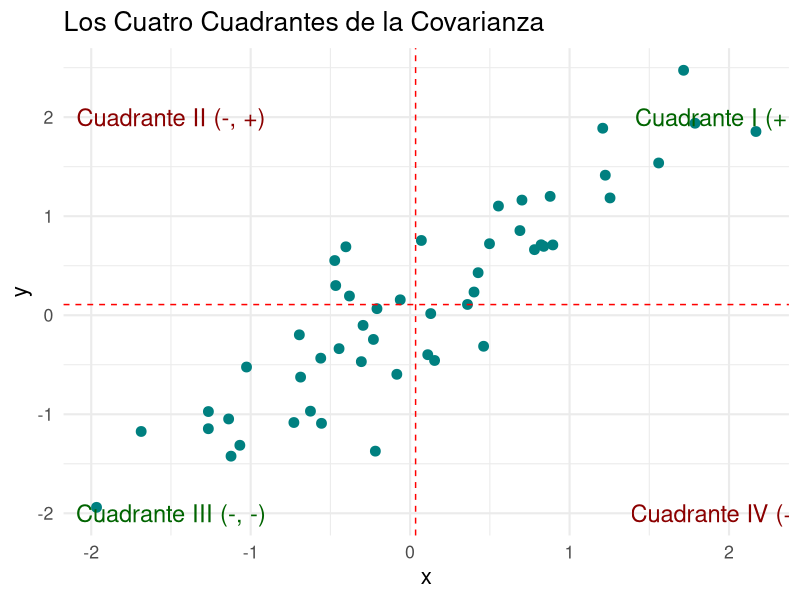
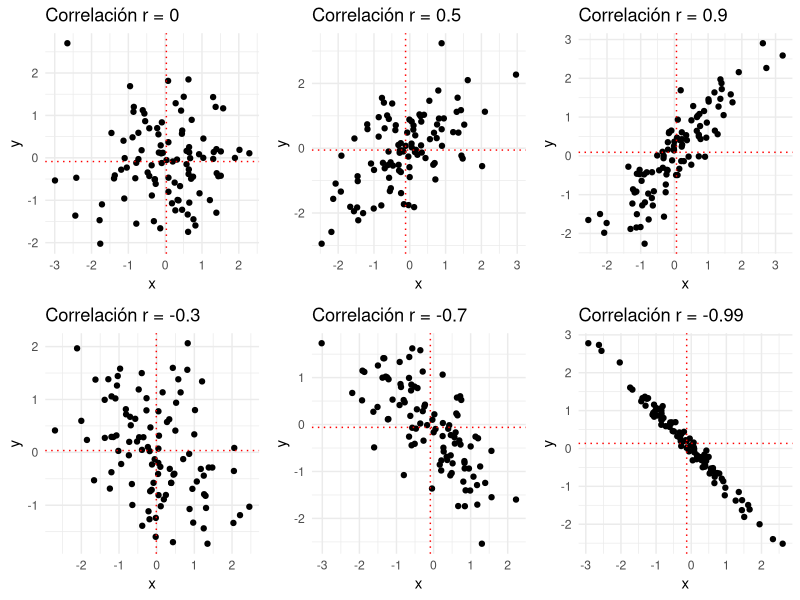
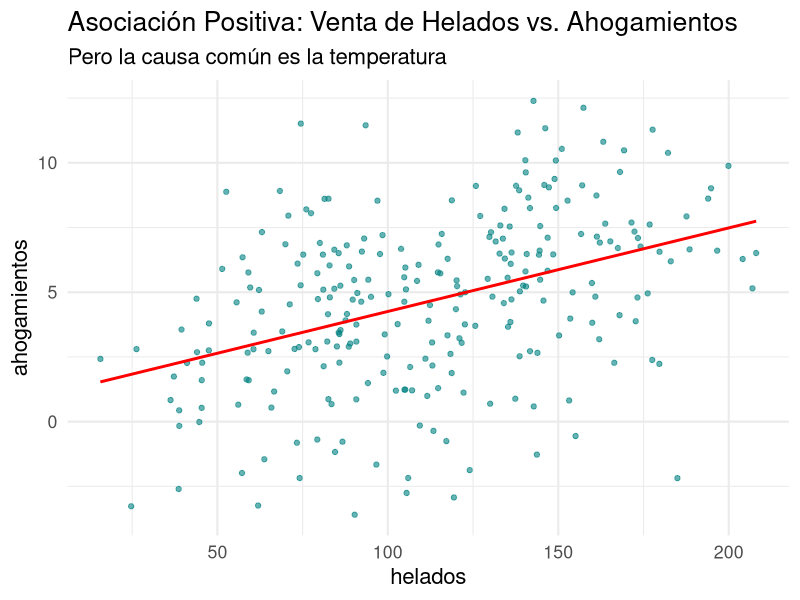
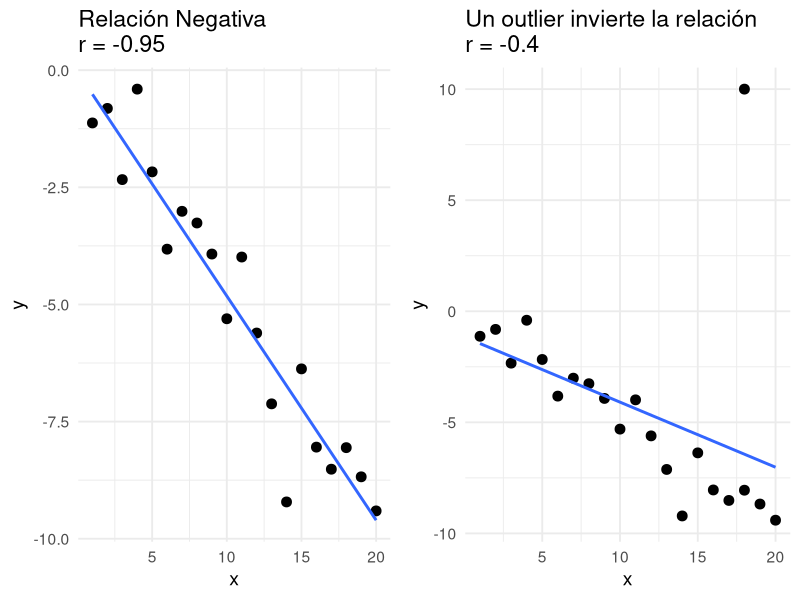
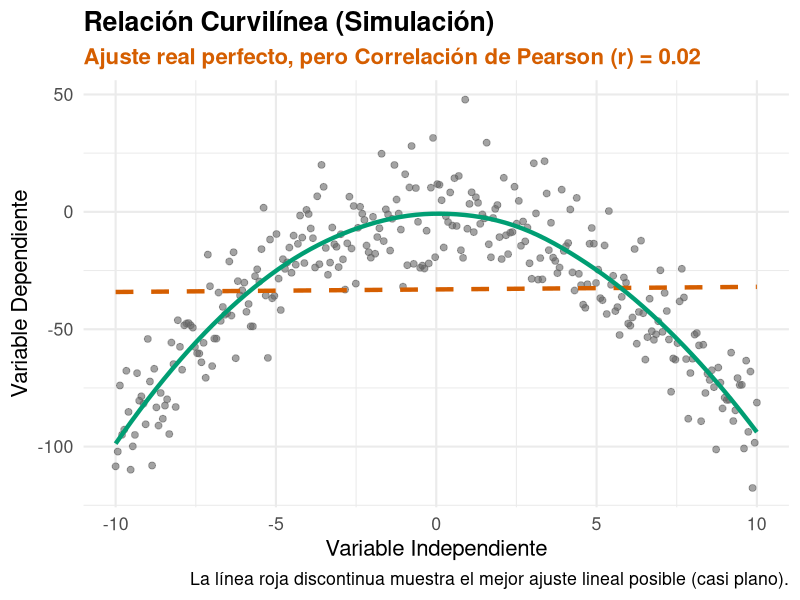

Here is the R script that generated these plots, in order:
## ---- chunk 1
library(tidyverse)
set.seed(123)
datos_cov <- tibble(x = rnorm(50), y = x + rnorm(50, 0, 0.5))
mean_x <- mean(datos_cov$x)
mean_y <- mean(datos_cov$y)
ggplot(datos_cov, aes(x, y)) +
  geom_point(size=3, color="#008080") +
  geom_vline(xintercept = mean_x, color = "red", linetype = "dashed") +
  geom_hline(yintercept = mean_y, color = "red", linetype = "dashed") +
  annotate("text", x = 2, y = 2, label = "Cuadrante I (+, +)", color = "darkgreen", size=6) +
  annotate("text", x = -1.5, y = 2, label = "Cuadrante II (-, +)", color = "darkred", size=6) +
  annotate("text", x = -1.5, y = -2, label = "Cuadrante III (-, -)", color = "darkgreen", size=6) +
  annotate("text", x = 2, y = -2, label = "Cuadrante IV (+, -)", color = "darkred", size=6) +
  labs(title="Los Cuatro Cuadrantes de la Covarianza") +
  theme_minimal(base_size=16)
## ---- chunk 2


library(ggplot2)
library(gridExtra)
# Función para crear un conjunto de datos con una correlación específica
crear_datos <- function(n, cor) {
  x <- rnorm(n)
  y <- cor * x + sqrt(1 - cor^2) * rnorm(n)
  data.frame(x = x, y = y)
}

# Crear seis conjuntos de datos con diferentes correlaciones
set.seed(42)
datos_0 <- crear_datos(100, 0)
datos_neg03 <- crear_datos(100, -0.3)
datos_pos05 <- crear_datos(100, 0.5)
datos_neg07 <- crear_datos(100, -0.7)
datos_pos09 <- crear_datos(100, 0.9)
datos_neg099 <- crear_datos(100, -0.99)

# Función para crear gráficos con líneas de la media
crear_grafico <- function(data, title) {
  ggplot(data, aes(x = x, y = y)) + 
    geom_point() + 
    geom_vline(xintercept = mean(data$x), color = "red", linetype = "dotted") +  # Línea vertical para la media de x
    geom_hline(yintercept = mean(data$y), color = "red", linetype = "dotted") +  # Línea horizontal para la media de y
    labs(title = title) + 
    theme_minimal()
}

# Crear los gráficos individuales con líneas de la media
g0 <- crear_grafico(datos_0, "Correlación r = 0")
g_neg03 <- crear_grafico(datos_neg03, "Correlación r = -0.3")
g_pos05 <- crear_grafico(datos_pos05, "Correlación r = 0.5")
g_neg07 <- crear_grafico(datos_neg07, "Correlación r = -0.7")
g_pos09 <- crear_grafico(datos_pos09, "Correlación r = 0.9")
g_neg099 <- crear_grafico(datos_neg099, "Correlación r = -0.99")

# Organizar los gráficos en una cuadrícula 2x3
grid.arrange(g0,g_pos05, g_pos09,g_neg03, g_neg07, g_neg099, ncol = 3)


## ---- chunk 3
# Datos simulados para el ejemplo
set.seed(123)
datos_esp <- tibble(
  temperatura = rep(10:35, each=10),
  helados = temperatura * 5 + rnorm(260, 0, 20),
  ahogamientos = temperatura * 0.2 + rnorm(260, 0, 3)
)
ggplot(datos_esp, aes(x = helados, y = ahogamientos)) +
  geom_point(color = "#008080", alpha=0.6) +
  geom_smooth(method="lm", color="red", se=FALSE) +
  labs(title="Asociación Positiva: Venta de Helados vs. Ahogamientos",
       subtitle="Pero la causa común es la temperatura") +
  theme_minimal(base_size=16)
## ---- chunk 4
set.seed(1)
datos_outlier <- tibble(x = 1:20, y = -0.5*x + rnorm(20))
r1 <- cor(datos_outlier$x, datos_outlier$y)
p1 <- ggplot(datos_outlier, aes(x,y)) + geom_point(size=3) + geom_smooth(method="lm", se=F) + labs(title=paste("Relación Negativa\nr =", round(r1,2))) + theme_minimal(base_size=14)

datos_outlier_mod <- bind_rows(datos_outlier, tibble(x=18, y=10))
r2 <- cor(datos_outlier_mod$x, datos_outlier_mod$y)
p2 <- ggplot(datos_outlier_mod, aes(x,y)) + geom_point(size=3) + geom_smooth(method="lm", se=F) + labs(title=paste("Un outlier invierte la relación\nr =", round(r2,2))) + theme_minimal(base_size=14)

gridExtra::grid.arrange(p1, p2, ncol = 2)
## ---- chunk 5

library(tidyverse)

# 1. GENERACIÓN DE DATOS SINTÉTICOS (ESQUEMÁTICOS)
set.seed(123) # Semilla para reproducibilidad

datos_simulados <- tibble(
  x = seq(-10, 10, length.out = 300),
  # Creamos una relación cuadrática perfecta (y = -x^2) + un poco de ruido normal
  y = -x^2 + rnorm(300, mean = 0, sd = 15) 
)

# Calculamos la correlación para mostrarla en el gráfico
cor_pearson <- cor(datos_simulados$x, datos_simulados$y)

# 2. VISUALIZACIÓN
ggplot(datos_simulados, aes(x = x, y = y)) +
  # Puntos de los datos
  geom_point(alpha = 0.6, color = "grey40", size = 2) +
  
  # A. Lo que ve Pearson (Ajuste Lineal - Rojo)
  geom_smooth(method = "lm", se = FALSE, color = "#D55E00", linetype = "dashed", linewidth = 1.5) +
  
  # B. La relación real (Ajuste No Lineal - Azul Verdoso)
  geom_smooth(method = "loess", se = FALSE, color = "#009E73", linewidth = 1.5) +
  
  # Etiquetas y Estética
  labs(
    title = "Relación Curvilínea (Simulación)",
    subtitle = paste0("Ajuste real perfecto, pero Correlación de Pearson (r) = ", round(cor_pearson, 2)),
    x = "Variable Independiente", 
    y = "Variable Dependiente",
    caption = "La línea roja discontinua muestra el mejor ajuste lineal posible (casi plano)."
  ) +
  theme_minimal(base_size = 16) +
  theme(
    plot.title = element_text(face = "bold"),
    plot.subtitle = element_text(color = "#D55E00", face = "bold")
  )
